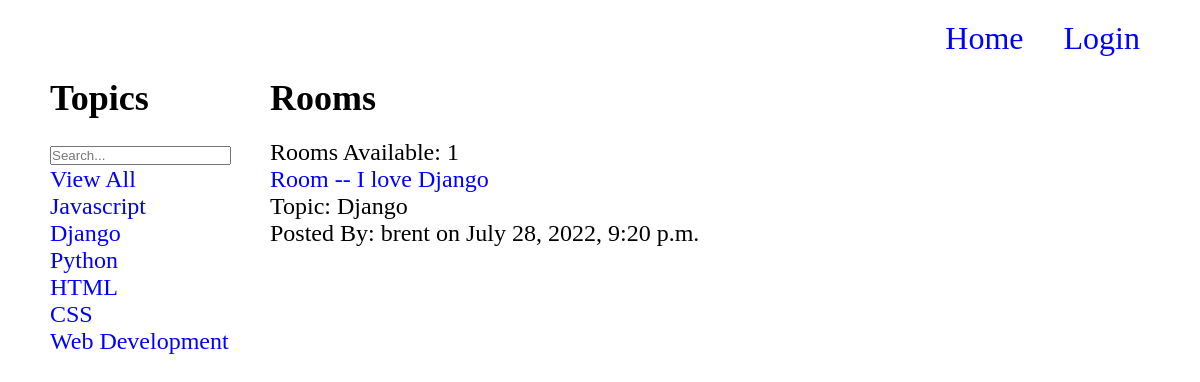
The app's page /?q=Django, older data.
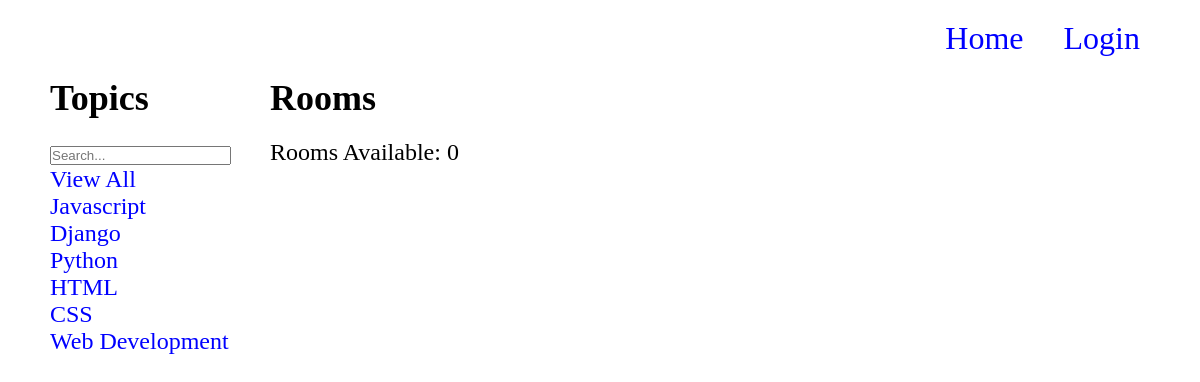
The same page, newer data.
### base/models.py (models this page shows, shortened)
class Topic(models.Model):
  name = models.CharField(max_length=100)
  def __str__(self):
    return self.name

class Room(models.Model):
  name = models.CharField(max_length=100)
  host = models.ForeignKey(User, on_delete=models.CASCADE)
  topic = models.ForeignKey("Topic", related_name="rooms", on_delete=models.SET_NULL, null=True)
  participants = models.ManyToManyField(User, related_name="participants", blank=True)
  description = models.TextField(max_length=1000, null=True)
  created = models.DateTimeField(auto_now_add=True)
  updated = models.DateTimeField(auto_now=True)

### base/views.py (the view)
# urls.py: path('', views.view_home_page, name="home"),
def view_home_page(request):
  q = request.GET.get('q') if request.GET.get('q') != None else ''
  rooms = Room.objects.filter(Q(topic__name__icontains=q) | Q(description__icontains=q) | Q(name__icontains=q))
  num_rooms = rooms.count()
  topics = Topic.objects.all()
  context = {
    "rooms": rooms, "topics": topics, "num_rooms": num_rooms,
  }
  return render(request, 'base/home.html', context)

### base/templates/base/home.html (shortened to what this page needs)
{% extends 'main.html' %}
{% block content %}
<main>
  <div class="home-grid">
    <div>
      <h2 class="title">Topics</h2>
      <form method="GET" action="{% url 'home' %}">
        <input type="text" name="q" placeholder="Search...">
      </form>
      <ul>
        <li>
          <a href="{% url 'home' %}">View All</a>
        </li>
        {% for topic in topics %}
        <li>
          <a href="{% url 'home' %}?q={{topic.name}}">{{topic}}</a>
        </li>
        {% endfor %}
      </ul>
    </div>
    <div>
      <h2 class="title">Rooms</h2>
      <p>Rooms Available: {{num_rooms}}</p>
      <ul class="room-list">
        {% for room in rooms %}
        <li>
          <a href="{% url 'room' room.pk %}">Room -- {{room.name}}</a>
          <div>
            <p>Topic: {{ room.topic }}</p>
            <p>Posted By: {{room.host}} on {{room.created}}</p>
          </div>
        </li>
        {% endfor %}
      </ul>
    </div>
  </div>
</main>
{% endblock content %}

Row changes from the older to the newer data that the page shows:
removed Room: name "I love Django", topic "Django", host "brent", created "July 28, 2022, 9:20 p.m."
Text that changed along with them:
{{ num_rooms }}: "1" → "0"
